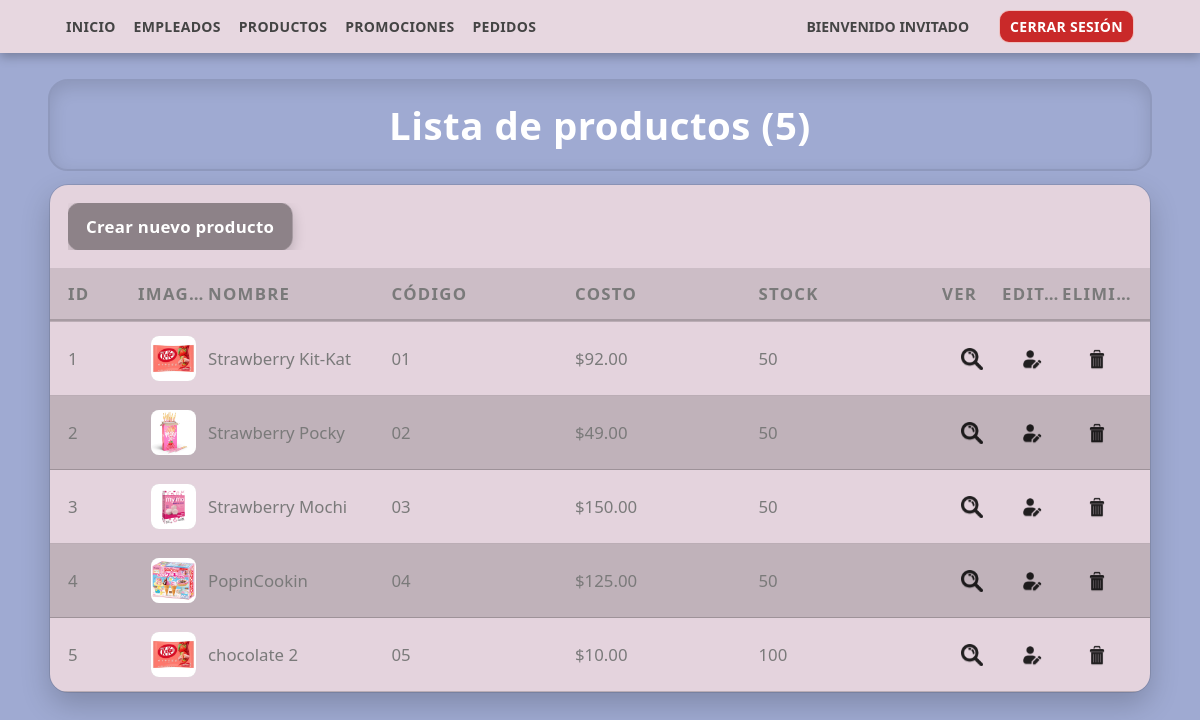
Screenshot of /Administrador/productos_lista.php with the database file from the repository.
### tables this page shows
CREATE TABLE `productos` (
  `id` int(11) NOT NULL,
  `nombre` varchar(128) DEFAULT NULL,
  `codigo` varchar(32) DEFAULT NULL,
  `descripcion` text DEFAULT NULL,
  `costo` double DEFAULT NULL,
  `stock` int(11) DEFAULT NULL,
  `archivo_nombre` varchar(255) DEFAULT NULL,
  `archivo_file` varchar(255) DEFAULT NULL,
  `ver detalle` varchar(255) DEFAULT NULL,
  `editar` varchar(255) DEFAULT NULL,
  `eliminar` varchar(255) DEFAULT NULL
);

### Administrador/productos_lista.php (the view, shortened to what this page needs)
<?php
$con = conectaP();
$sql = "SELECT * FROM productos WHERE eliminar = 0 OR eliminar IS NULL";
$res = $con->query($sql);
$num = $res->num_rows;
?>
<html>
<head>
  <link rel="stylesheet" href="css/styleLP.css">
  <link rel="stylesheet" href="css/styleMenu.css">
</head>
<body>
<?php include 'menu.php'; ?>
<div class="fila titulo">
  <div>Lista de productos (<?php echo $num; ?>)</div>
</div>
<div class="tabla">
  <div class="fila crear" style="padding:18px;">
    <div>
      <div class="cuadro">
        <a href="productos_alta.php">Crear nuevo producto</a>
      </div>
    </div>
  </div>
  <div class="fila encabezado">
    <div>ID</div>
    <div>Imagen</div>
    <div>Nombre</div>
    <div>Código</div>
    <div>Costo</div>
    <div>Stock</div>
    <div>Ver</div>
    <div>Editar</div>
    <div>Eliminar</div>
  </div>
  <?php while ($row = $res->fetch_array()) { ?>
    <div class="fila">
      <div><?php echo $row["id"]; ?></div>
      <div>
        <?php
        if ($row["archivo_file"] != "") {
            echo "<img class='fotoMini' src='archivos/" . $row["archivo_file"] . "'>";
        } else {
            echo "<img class='fotoMini' src='archivos/default.png'>";
        }
        ?>
      </div>
      <div><?php echo $row["nombre"]; ?></div>
      <div><?php echo $row["codigo"]; ?></div>
      <div>$<?php echo number_format($row["costo"],2); ?></div>
      <div><?php echo $row["stock"]; ?></div>
      <div>
        <a href="productos_ver.php?id=<?php echo $row['id']; ?>">
          <img src="img/lupa.png" class="icono">
        </a>
      </div>
      <div>
        <a href="productos_edita.php?id=<?php echo $row['id']; ?>">
          <img src="img/editar.png" class="icono">
        </a>
      </div>
      <div>
        <a href="productos_elimina.php?id=<?php echo $row['id']; ?>">
          <img src="img/bote.png" class="icono">
        </a>
      </div>
    </div>
  <?php } ?>
</div>
</body>
</html>

### Administrador/css/styleLP.css (style rules this page uses)
:root { --bg:#9FAAD2; --table:#E4D3DD; --text:#7A7A7A; --line:rgba(0,0,0,.18); --line-soft:rgba(0,0,0,.10); }
* { box-sizing:border-box; }
html,body { margin:0; padding:0; background:var(--bg); color:var(--text); font-family:system-ui,-apple-system,Segoe UI,Roboto,Helvetica,Arial; }
.fila.titulo { width:min(1100px,92%); margin:28px auto 10px; }
.fila.titulo>div { background:transparent; text-align:center; font-size:clamp(24px,3.2vw,40px); font-weight:800; letter-spacing:.5px; padding:18px 16px; border-radius:18px; outline:2px solid var(--line-soft); box-shadow:0 6px 18px rgba(0,0,0,.12) inset; color:#FFFFFF; }
.tabla { width:min(1100px,92%); margin:16px auto 40px; padding:0; background:var(--table); border-radius:18px; box-shadow:0 12px 30px rgba(0,0,0,.20); overflow-x:auto; outline:1.5px solid var(--line-soft); }
.tabla .fila { display:grid; grid-template-columns:70px 70px 1fr 1fr 1fr 1fr 60px 60px 70px; align-items:center; gap:0; padding:14px 18px; border-bottom:1px solid var(--line); }
.tabla .fila.encabezado { position:sticky; top:0; z-index:1; background:color-mix(in oklab,var(--table) 92%,black 8%); font-weight:800; text-transform:uppercase; letter-spacing:.08em; border-bottom:2px solid var(--line); color:var(--text); }
.tabla .fila:not(.encabezado):nth-child(even) { background:color-mix(in oklab,var(--table) 88%,black 12%); }
.tabla .fila>div { min-width:0; overflow:hidden; text-overflow:ellipsis; white-space:nowrap; font-size:clamp(14px,1.4vw,18px); color:var(--text); }
.icono { width:22px; height:22px; display:block; margin-inline:auto; opacity:.85; filter:drop-shadow(0 1px 0 rgba(0,0,0,.25)); }
.tabla .fila.encabezado+.fila { border-top:1px solid var(--line); }
.fila.crear { grid-template-columns:1fr; border-bottom:none; background:transparent; padding:18px; }
.fila.crear>div { grid-column:1/-1; }
.cuadro a { display:inline-block; text-decoration:none; color:#FFFFFF; background:color-mix(in oklab,var(--table) 70%,black 30%); padding:12px 18px; border-radius:12px; font-weight:700; letter-spacing:.3px; outline:1px solid var(--line); box-shadow:0 6px 14px rgba(0,0,0,.22); transition:transform .12s ease,box-shadow .12s ease,background .12s ease; }

### Administrador/productos_lista.php (style rules this page uses)
.fotoMini { width:45px; height:45px; border-radius:8px; object-fit:cover; background:#ccc; display:block; margin:auto; }

### rows the page displays
productos: id "1", archivo_file (picture), nombre "Strawberry Kit-Kat", codigo "01", costo "92.00", stock "50"
productos: id "2", archivo_file (picture), nombre "Strawberry Pocky", codigo "02", costo "49.00", stock "50"
productos: id "3", archivo_file (picture), nombre "Strawberry Mochi", codigo "03", costo "150.00", stock "50"
productos: id "4", archivo_file (picture), nombre "PopinCookin", codigo "04", costo "125.00", stock "50"
productos: id "5", archivo_file (picture), nombre "chocolate 2", codigo "05", costo "10.00", stock "100"

### other values shown
$num "5"
